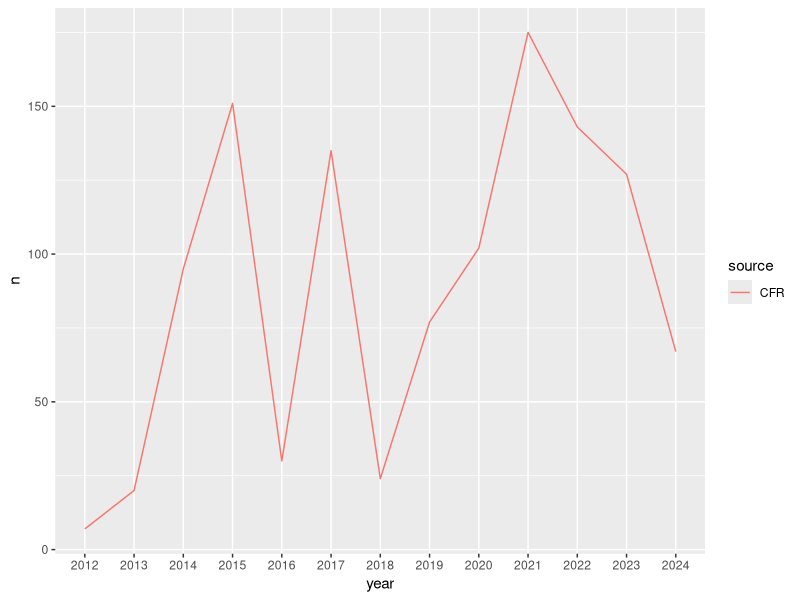
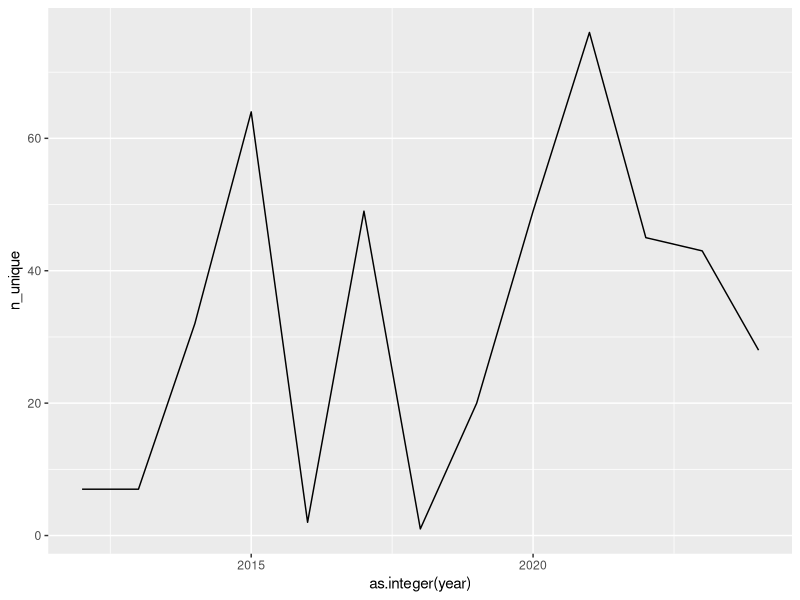

Recreate these plots in R, in order.
## ---- chunk 1

library(tidyverse)

df <- readr::read_csv("../data/sup_citations.csv")
df <- df |> 
  mutate(year =  stringr::str_match(doc, "20[0-9]{2}")[,1]) 

df |> 
  group_by(source, year) |> 
  tally() |>  
  filter(!is.na(year)) |> 
  ggplot(aes(year, n, colour = source, group = source)) +
  geom_line()

## ---- chunk 2

df |> 
  summarise(n_unique = n_distinct(full), .by = year) |> 
  ggplot(aes(x = as.integer(year), y = n_unique)) +
  geom_line()
